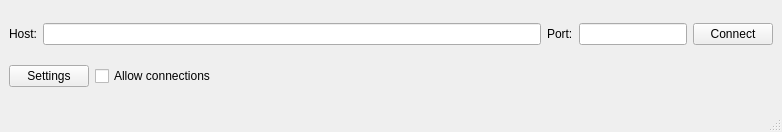
<?xml version="1.0" encoding="UTF-8"?>
<ui version="4.0">
 <class>MainWindow</class>
 <widget class="QMainWindow" name="MainWindow">
  <property name="geometry">
   <rect>
    <x>0</x>
    <y>0</y>
    <width>782</width>
    <height>132</height>
   </rect>
  </property>
  <property name="windowTitle">
   <string>QtChat</string>
  </property>
  <widget class="QWidget" name="centralwidget">
   <layout class="QGridLayout" name="gridLayout">
    <item row="0" column="1" colspan="2">
     <layout class="QHBoxLayout" name="horizontalLayout">
      <item>
       <widget class="QLabel" name="hostLabel">
        <property name="text">
         <string>Host:</string>
        </property>
       </widget>
      </item>
      <item>
       <widget class="QLineEdit" name="hostTextEdit">
        <property name="sizePolicy">
         <sizepolicy hsizetype="Expanding" vsizetype="Fixed">
          <horstretch>0</horstretch>
          <verstretch>0</verstretch>
         </sizepolicy>
        </property>
        <property name="maxLength">
         <number>128</number>
        </property>
       </widget>
      </item>
      <item>
       <widget class="QLabel" name="portLabel">
        <property name="text">
         <string>Port:</string>
        </property>
       </widget>
      </item>
      <item>
       <widget class="QLineEdit" name="portTextEdit">
        <property name="sizePolicy">
         <sizepolicy hsizetype="Maximum" vsizetype="Fixed">
          <horstretch>0</horstretch>
          <verstretch>0</verstretch>
         </sizepolicy>
        </property>
        <property name="inputMethodHints">
         <set>Qt::ImhDigitsOnly</set>
        </property>
        <property name="maxLength">
         <number>5</number>
        </property>
       </widget>
      </item>
      <item>
       <widget class="QPushButton" name="connectButton">
        <property name="text">
         <string>Connect</string>
        </property>
       </widget>
      </item>
     </layout>
    </item>
    <item row="3" column="1">
     <layout class="QHBoxLayout" name="horizontalLayout_2">
      <item>
       <widget class="QPushButton" name="settingsButton">
        <property name="sizePolicy">
         <sizepolicy hsizetype="Fixed" vsizetype="Fixed">
          <horstretch>0</horstretch>
          <verstretch>0</verstretch>
         </sizepolicy>
        </property>
        <property name="text">
         <string>Settings</string>
        </property>
       </widget>
      </item>
      <item>
       <widget class="QCheckBox" name="listenCheckbox">
        <property name="text">
         <string>Allow connections</string>
        </property>
       </widget>
      </item>
     </layout>
    </item>
   </layout>
  </widget>
  <widget class="QMenuBar" name="menubar">
   <property name="geometry">
    <rect>
     <x>0</x>
     <y>0</y>
     <width>782</width>
     <height>21</height>
    </rect>
   </property>
  </widget>
  <widget class="QStatusBar" name="statusbar"/>
 </widget>
 <resources/>
 <connections/>
 <slots>
  <slot>onConnectButtonClicked()</slot>
 </slots>
</ui>
